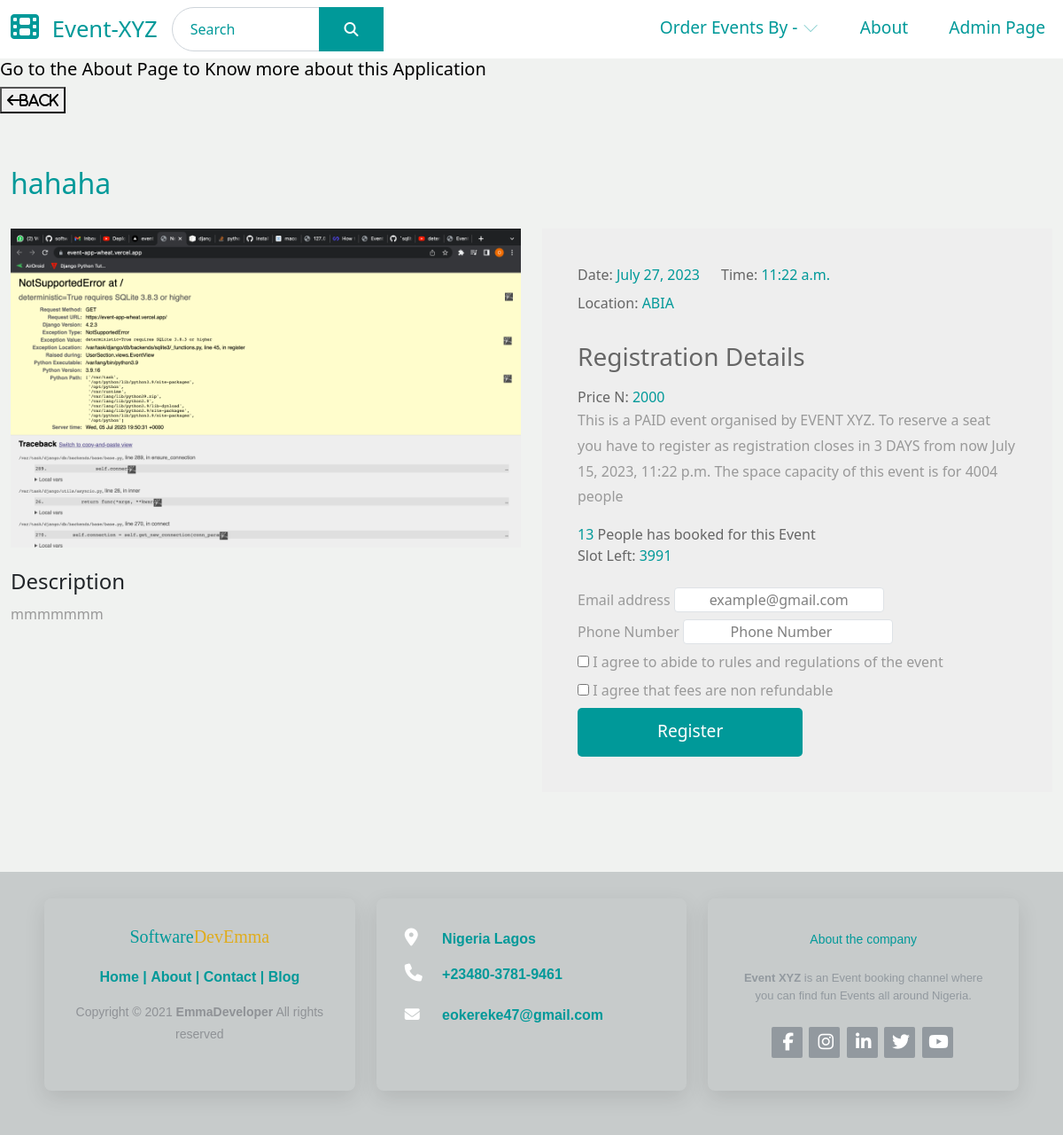
The page /free-details-url/1/ on the database its author committed.
### AdminSection/models.py (models this page shows, shortened)
class Event(models.Model):
    event_name = models.CharField(max_length=100)
    location = models.CharField(max_length=100)
    price = models.CharField(max_length=100, blank=True, null=True,)
    space_capacity = models.IntegerField(blank=True, null=True,)
    description = models.TextField(max_length=5000, blank=True, null=True,)
    event_date = models.DateField(null=True, blank=True)
    event_time = models.TimeField(null=True, blank=True)
    event_end_date = models.DateTimeField(null=True, blank=True)
    bookings = models.IntegerField(default=0)
    slot_left = models.IntegerField(default=0)
    header_images = models.ImageField(null=True, blank=True, upload_to="images/")
    is_cancelled = models.BooleanField(default=False)
    def expired_reg(self):
        mydate = timezone.now()
        if mydate > self.event_end_date:
            return True
    def bookDate(self):
        d0 = datetime.now().date()
        d1 = self.event_end_date.date()
        print(d1)
        d2 = d1 - d0
        delta = d2.days
        if delta == 1:
            me = str(delta)
            return me
        elif delta > 0:
            me = str(delta)
            return me
        else:
            return "No more registration"

### UserSection/views.py (the view)
# urls.py: path("free-details-url/<int:pk>/", EventDetailsView.as_view(), name="free_event_details_page"),
class EventDetailsView(DetailView):
    model = Event
    template_name = "Edetails.html"
    queryset = Event.objects.all()

### UserSection/templates/Edetails.html (shortened to what this page needs)
{%extends 'home.html' %}
{%block details%}
{% load static %}
<link rel="stylesheet" href="{% static 'css/details.css' %}">
<a href="{% url 'user_events_page' %}">
    <button> <i class="fa fa-arrow-left">Back</i> </button>
</a>
<div class="container-fluid tm-container-content tm-mt-60">
    <div class="row mb-4">
        <h2 class="col-12 tm-text-primary">{{event.event_name}}</h2>
    </div>
    <div class="row tm-mb-90">
        <div class="col-xl-6 col-lg-7 col-md-6 col-sm-12">
            <img src="{{event.header_images.url}}" alt="Image" class="img-fluid">
            <h4 class="pt-4">Description</h4>
            <p class="mb-4">
            {{event.description}}
            </p>
        </div>
        <div class="col-xl-6 col-lg-5 col-md-6 col-sm-12">
            <div class="tm-bg-gray tm-video-details">
                <div class="d-flex flex-wrap">
                    <div class="mr-4 mb-2">
                        <span class="tm-text-gray-dark">Date: </span><span class="tm-text-primary">{{event.event_date}}</span>
                    </div>
                    <div class="mr-4 mb-2">
                        <span class="tm-text-gray-dark">Time: </span><span class="tm-text-primary">{{event.event_time}}</span>
                    </div>
                </div>
                <div class="mb-4 d-flex flex-wrap">
                    <div class="mr-4 mb-2">
                        <span class="tm-text-gray-dark">Location: </span><span class="tm-text-primary">{{event.location}}</span>
                    </div>
                </div>
                <div class="mb-4">
                    <h3 class="tm-text-gray-dark mb-3">Registration Details</h3>
                    {%if event.price%}
                    <span class="tm-text-gray-dark">Price N: </span><span class="tm-text-primary">{{event.price}}</span>
                    {%else%}
                    <span class="tm-text-gray-dark">Price N: </span><span class="tm-text-primary">Free</span>
                    {%endif%}
                    <p>This is a
                        {%if event.price%}
                        PAID
                        {%else%}
                        FREE
                        {%endif%}
                        event organised by EVENT XYZ. To reserve a seat you have
                        to register as registration closes in  {{event.bookDate}}  DAYS from now {{event.event_end_date}}
                        {%if event.space_capacity%}
                        The space capacity of this event is for {{event.space_capacity}} people
                        {%endif%}
                    </p>
                    {%if event.space_capacity%}
                        {%if event.bookings == 0%}
                            <span class="tm-text-primary">Be the first to Book for this event</span>
                        {%elif event.bookings == 1%}
                            <span class="tm-text-primary">{{event.bookings}}</span> <span class="tm-text-gray-dark">Person has booked for this Event</span>
                        {%else%}
                            <span class="tm-text-primary">{{event.bookings}}</span> <span class="tm-text-gray-dark">People has booked for this Event</span>
                        {%endif%}
                    <br/>
                    <span class="tm-text-gray-dark">Slot Left: </span><span class="tm-text-primary">{{event.slot_left}}</span>
                    {%endif%}
                </div>
                <div>
                    {%if not event.price%}
                    <form action="{% url 'register_free' event.pk %}" method="post" class="myform">
                      {% csrf_token %}
                        {%if not event.expired_event%}
                            {%if not event.expired_reg%}
                                  <div class="tm-text-gray mb-2 ">
                                    <label class="">Email address</label>
                                    <input type="email" class="input border border-1 rounded" id="" aria-describedby="emailHelp" required onkeyup="this.setAttribute('value', this.value);" name="email"  placeholder="example@gmail.com" value="">
                                  </div>
                                  <div class="">
                                      <label class="">Phone Number</label>
                                      <input type="number" class="input" id="" required onkeyup="this.setAttribute('value', this.value);" name="phone" placeholder="Phone Number" value="">
                                  </div>
                                  <div class="">
                                      <input type="checkbox" name="poll" id="exampleRadios1" value="option1" required>
                                      <label class="form-check-label" for="exampleRadios1">I have Read Terms and Conditions</label>
                                  </div>
                                  <div class="">
                                      <input type="checkbox" name="event_id" id="exampleRadios12" value="option2" required>
                                      <label class="form-check-label" for="exampleRadios1">I agree to abide to rules and regulations of the event</label>
                                  </div>
                                  <div>
                                  <button type = "submit" class="cart-btn">
                                      <span class="span">Register</span>
                                  </button>
                                  </div>
                                {%else%}
                                <h2>Registeration has ended</h2>
                                {%endif%}
                        {%endif%}
                    </form>
              {%else%}
                    <form action="{% url 'vote' event.pk %}" method="post" class="myform">
                        {%if not event.expired_reg%}
                        {% if event.slot_left >= 1 %}
                            <div class="tm-text-gray mb-2 ">
                                <label class="">Email address</label>
                                      <input type="email" class="input border border-1 rounded" id="" aria-describedby="emailHelp" required onkeyup="this.setAttribute('value', this.value);" name="email"  placeholder="example@gmail.com" value="">
                                  </div>
                                  <div class="tm-text-gray mb-2 ">
                                    <label class="">Phone Number</label>
                                      <input type="number" class="input border border-1 rounded" id="" required onkeyup="this.setAttribute('value', this.value);" name="phone" placeholder="Phone Number" value="">
                                  </div>
                                  <div class="tm-text-gray mb-2 ">
                                    <input type="checkbox" name="poll" id="exampleRadios1" value="option1" required>
                                      <label class="form-check-label" for="exampleRadios1">I agree to abide to rules and regulations of the event</label>
                                  </div>
                                  <div class="tm-text-gray mb-2 ">
                                    <input type="checkbox" name="event_id" id="exampleRadios12" value="option2" required>
                                      <label class="form-check-label" for="exampleRadios1">I agree that fees are non refundable</label>
                                  </div>
                                  <div>
                                  <button type = "submit" class="btn btn-primary tm-btn-big">
                                    Register
                                </button>
                                  </div>
                            {%else%}
                              <h2>Maximum Registration reached</h2>
                            {%endif%}
                        {%else%}
                        <h2>Registeration has ended</h2>
                        {%endif%}
                    </form>
              {%endif%}
                </div>
            </div>
        </div>
    </div>
</div>
{%endblock%}

### static/css/user-home.css (style rules this page uses)
:root { --orange:#ff7800; --black:#130f40; --light-color:#666; --green:#132a09; --tgreen:#477b78; --light-green:rgb(48, 251, 12); --box-shadow:0 .5rem 1.5rem rgba(0,0,0,.1); --border:.2rem solid rgba(0,0,0,.1); --outline:.1rem solid rgba(0,0,0,.1); --outline-hover:.2rem solid var(--black); --background: #f0f2f0; --hover: #666666; --dark: #232323; --pure: #fff; --smoke: white; --dark-gray: #999; }
body { background: var(--background); }
p, .tm-text-gray { color: #999; }
.myform .tm-text-gray { color: #999; }
.tm-text-gray-dark { color: #666; }
p { line-height: 1.8; }
a { text-decoration: none; transition: all 0.3s ease; }
.container-fluid { max-width: 1770px; }
.btn { border-radius: 0; }
.btn-primary { background-color: #009999; border: 0; border-radius: 5px; padding: 12px 50px 14px; font-size: 1.2rem; }
.tm-btn-big { padding: 12px 90px 14px; }
.tm-mt-60 { margin-top: 60px; }
.tm-mb-90 { margin-bottom: 90px; }
.tm-text-primary { color: #009999; }
.tm-bg-gray { background-color: #EEEEEE; }
.tm-video-details { height: 100%; padding: 40px; }

### static/css/details.css (style rules this page uses)
.input::placeholder { color: rgba(0, 0, 0, 0.5); text-align: center; border: none; }

### rows shown on the page
Event: event_name "hahaha", header_images (picture), description "mmmmmmm", event_date "July 27, 2023", event_time "11:22 a.m.", location "ABIA", price "2000", bookDate "3", event_end_date "July 15, 2023, 11:22 p.m.", space_capacity "4004", bookings "13", slot_left "3991"
